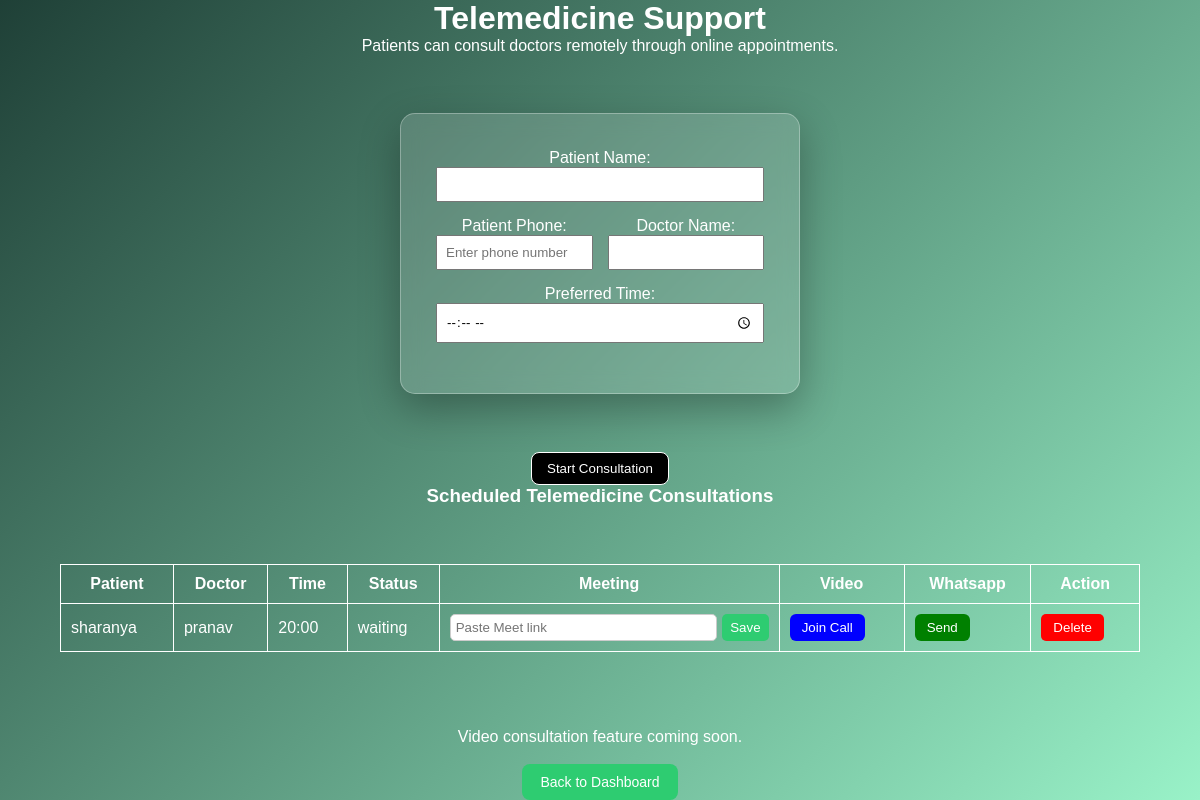
Before: /telemedicine with the older database file.
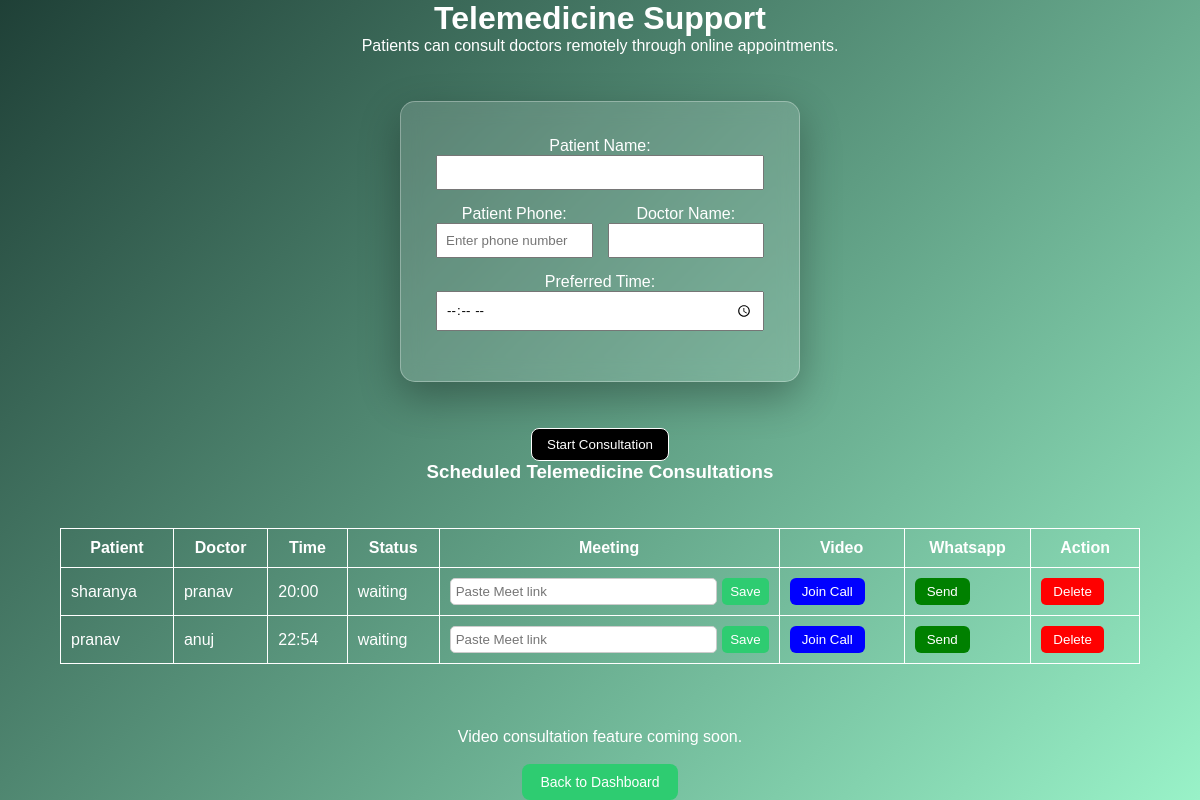
After: the same page with the newer database file.
### tables this page shows
CREATE TABLE tele_queue (
    id INTEGER PRIMARY KEY AUTOINCREMENT,
    patient TEXT,
    doctor TEXT,
    time TEXT,
    status TEXT
, link TEXT, phone TEXT);

### app.py (the view)
@app.route("/telemedicine")
def telemedicine():
    conn = sqlite3.connect("hospital.db")
    c = conn.cursor()
    c.execute("SELECT * FROM tele_queue")
    consultations = c.fetchall()
    conn.close()
    return render_template("telemedicine.html", consultations=consultations)

### templates/telemedicine.html (shortened to what this page needs)
<link rel="stylesheet" href="{{ url_for('static', filename='css/style.css') }}">
<html>
<head>
</head>
<body>
<h1>Telemedicine Support</h1>
<p>Patients can consult doctors remotely through online appointments.</p>
<div class="form-box">
<form action="/start_consultation" method="POST">
<div class="form-group">
<label>Patient Name:</label>
<input type="text" name="patient" required>
</div>
<div class="form-row">
<div>
<label>Patient Phone:</label>
<input type="text" name="phone" placeholder="Enter phone number" required>
</div>
<div>
<label>Doctor Name:</label>
<input type="text" name="doctor" required>
</div>
</div>
<div class="form-group">
<label>Preferred Time:</label>
<input type="time" name="time" required>
</div>
</div>
<button type="submit">Start Consultation</button>
<h3>Scheduled Telemedicine Consultations</h3>
<table border="1" cellpadding="10">
<tr>
<th>Patient</th>
<th>Doctor</th>
<th>Time</th>
<th>Status</th>
<th>Meeting</th>
<th>Video</th>
<th>Whatsapp</th>
<th>Action</th>
</tr>
{% for c in consultations %}
<tr>
<td>{{c[1]}}</td>
<td>{{c[2]}}</td>
<td>{{c[3]}}</td>
<td>{{c[4]}}</td>
<td>
    <form action="/save_meet_link" method="POST" style="display:flex;gap:5px;">
        <input type="text" name="link" placeholder="Paste Meet link"
        style="padding:5px;border-radius:5px;border:1px solid #ccc;">
        <button type="submit"
        style="background:#2ecc71;color:white;border:none;padding:5px 8px;border-radius:5px;">
        Save
        </button>
    </form>
<td>
    {% if c[5] %}
        <a href="{{c[5]}}" target="_blank">
            <button style="background:blue;color:white;padding:6px 12px;border:none;border-radius:6px;">
                Join Call
            </button>
        </a>
    {% else %}
        <button disabled>No Link</button>
    {% endif %}
</td>
<td>
    {% if c[6] %}
        <a href="https://wa.me/{{c[6]}}?text=Hello {{c[1]}}, your consultation link is {{c[5]}}" target="_blank">
            <button style="background:green;color:white;padding:6px 12px;border:none;border-radius:6px;">
                Send
            </button>
        </a>
    {% else %}
        <button disabled>No Link</button>
    {% endif %}
</td>
<td>
<a href="/delete_tele/{{c[0]}}">
<button style="background:red;color:white;padding:6px 12px;border:none;border-radius:5px;">
Delete
</button>
</a>
</td>
</tr>
{% endfor %}
</table>
<br>
<p>Video consultation feature coming soon.</p>
<br>
<a href="/dashboard">
<button style="
padding:10px 18px;
background:#2ecc71;
color:white;
border:none;
border-radius:8px;
font-size:14px;
cursor:pointer;
transition:0.3s;
"
onmouseover="this.style.background='#27ae60'"
onmouseout="this.style.background='#2ecc71'">
Back to Dashboard
</button>
</a>
</body>
</html>

Changed rows visible on the page:
added tele_queue: patient "pranav", doctor "anuj", time "22:54", status "waiting"
